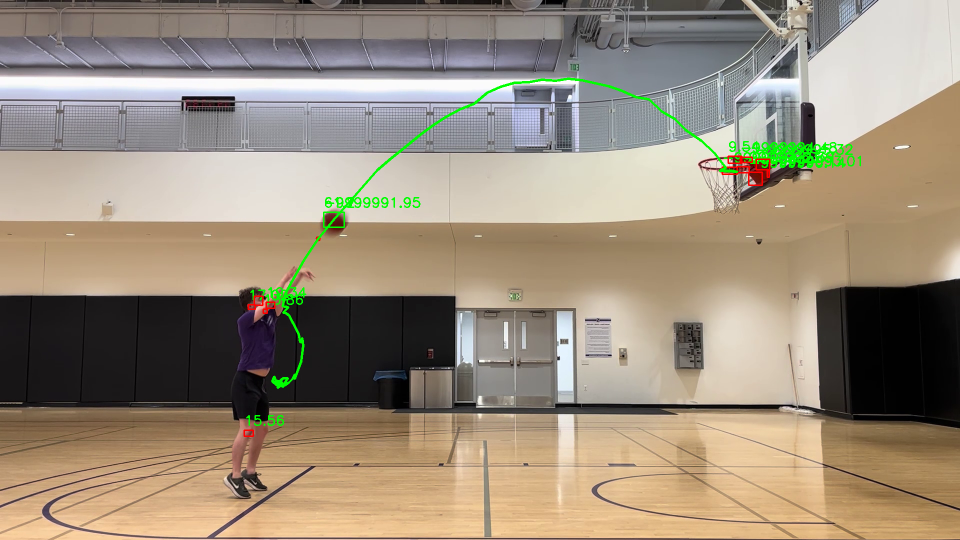
#> input picture images/henry_make_traj.png, 1920 x 1080 px (shown at 1/2 size)
$ python -i score_basketballs.py   (imports and definitions only)
#> lines starting #> are read from the running program, lines starting #| are printed output that depends on the picture
import cv2
import numpy as np
import matplotlib.pyplot as plt

# [1 line not run here, left out]

# a default video of "None" will be the Nash shot video


# [78 lines left out: function track_basketball, not called in this run]


def find_basketball(frame, initial_frame=False, point_of_interest=None, square_weight=3, size_weight=10, distance_weight=10, video=None):
    """
    Find the basketball in a given frame based on its color, size, and location.

    Parameters:
    frame (np.ndarray): The current video frame.
    initial_frame (bool): Flag to indicate if this is the initial frame. Default is False.
    point_of_interest (tuple): Previous point of interest coordinates. Default is None.
    square_weight (int): Weight for squareness scoring. Default is 3.
    size_weight (int): Weight for size scoring. Default is 10.
    distance_weight (int): Weight for distance scoring. Default is 10.
    video (str): Name of the video file.

    Returns:
    tuple: Coordinates of the identified basketball.
    """

    # record the previous point of interest in case no new points are identified
    if point_of_interest != None:
        previous_point_of_interest = point_of_interest

    # manually define the point of interest from the first image
    if initial_frame == True and point_of_interest == None:
        if video == 'nash_shot':
            point_of_interest = (frame.shape[1] / 4, frame.shape[0] / 2)
        else:
            point_of_interest = (686, 801)

    # draw point of interest
    cv2.circle(frame, (int(point_of_interest[0]), int(
        point_of_interest[1])), 5, (0, 0, 255), -1)

    # convert the image to HSV
    # Hue, Saturation, Value
    hsv_image = cv2.cvtColor(frame, cv2.COLOR_BGR2HSV)

    # create a mask to segment out the basketball colors
    # masked image is it overlaid on the original image, mask is just the black and white image
    mask, _ = create_basketball_mask(hsv_image, frame, video)

    thresh = 175
    if video != 'nash_shot':
        thresh = 18

    # remove the small objects (contours)
    # a larger threshold removes more noise
    cleaned_mask = remove_small_contours(mask, thresh)

    # find contours in the contour masked image
    contours, _ = cv2.findContours(
        cleaned_mask, cv2.RETR_TREE, cv2.CHAIN_APPROX_SIMPLE)

    if len(contours) == 0:
        return previous_point_of_interest

    ########## For each contour, score it based on its likelihood of being a basketball ##########

    scores = []  # the total score for each contour

    square_scores = []
    size_scores = []
    distance_scores = []

    distance_check = []

    ### SQUARENESS SCORE ###
    for c in contours:
        x, y, w, h = cv2.boundingRect(c)

        # find how "square" it is
        # how much bigger the big side is than the small side
        squareness = min(w, h) / max(w, h)
        if squareness < 0.1:  # if one side is much bigger than the other, it's probably not a basketball
            squareness = -100000

        # the higher the score, the more likely it is a basketball. From 0 to 1
        square_scores.append(squareness)

    ### SIZE SCORE ###

    for c in contours:
        size = cv2.contourArea(c)
        size_scores.append(size)

    # normalize the size scores
    size_scores = [s / max(size_scores) for s in size_scores]

    ### DISTANCE SCORE ###

    for c in contours:

        # find the center of each contour
        x, y, w, h = cv2.boundingRect(c)
        centroid_x = x + w / 2
        centroid_y = y + h / 2

        # this is here to prevent division by zero (if the centroid is the same as the point of interest, the distance is 0, which is not good for scoring)
        if (centroid_x, centroid_y) != point_of_interest:
            distance_from_point = 1 / \
                np.linalg.norm(
                    np.array([centroid_x, centroid_y]) - np.array(point_of_interest))
        else:
            distance_from_point = 0.000001

        distance_scores.append(distance_from_point)

    # normalize the distance scores
    distance_scores = [d / max(distance_scores) for d in distance_scores]

    ### DISTANCE CHECK ###

    # for each contour, get the distance from the point of interest
    # this score allows us to "track" the basketball as its position changes
    for c in contours:
        x, y, w, h = cv2.boundingRect(c)
        centroid_x = x + w / 2
        centroid_y = y + h / 2
        distance = np.linalg.norm(
            np.array([centroid_x, centroid_y]) - np.array(point_of_interest))

        # basically disregarding the contour if it's too far away (unless all of them are > dist_check pixels away)
        dist_check = 150
        if video != 'nash_shot':
            dist_check = 650

        if distance > dist_check:
            distance = -10000000
        else:
            distance = 0

        distance_check.append(distance)

    if video == 'henry_make':
        size_weight = 15

    # apply weights, signifying the importance of each score
    square_scores = [s * square_weight for s in square_scores]
    size_scores = [s * size_weight for s in size_scores]
    distance_scores = [s * distance_weight for s in distance_scores]

    # add all the scores together, creating a single score for each contour
    scores = [square_scores[i] + size_scores[i] + distance_scores[i] +
              distance_check[i] for i in range(len(contours))]

    # find the contour with the highest score
    max_score_index = scores.index(max(scores))

    # this part of the code is for visualization purposes only
    for i, c in enumerate(contours):
        if i == max_score_index:
            x, y, w, h = cv2.boundingRect(c)
            cv2.putText(frame, str(round(max(scores), 2)), (x, y - 10),
                        cv2.FONT_HERSHEY_SIMPLEX, 0.9, (0, 255, 0), 2)
            cv2.rectangle(frame, (x, y), (x + w, y + h), (0, 255, 0), 2)
            point_of_interest = (x + w / 2, y + h / 2)
        else:

            cv2.putText(frame, str(
                round(scores[i], 2)), (x, y - 10), cv2.FONT_HERSHEY_SIMPLEX, 0.9, (0, 255, 0), 2)
            x, y, w, h = cv2.boundingRect(c)
            cv2.rectangle(frame, (x, y), (x + w, y + h), (0, 0, 255), 2)

    # if all of distance_check is less than 0,
    # then the basketball's contour wasn't identified correctly, so
    # set the point of interest equal to the previous point of interest
    if all(i < 0 for i in distance_check) and initial_frame == False:
        point_of_interest = previous_point_of_interest

    cv2.imshow("Detected Basketball", frame)
    cv2.waitKey(0)

    return point_of_interest, contours, max_score_index, scores


# [109 lines left out: functions create_basketball_mask, remove_small_contours, distance, not called in this run]

>>> import cv2
>>> picture = cv2.imread('../images/henry_make_traj.png', cv2.IMREAD_GRAYSCALE)
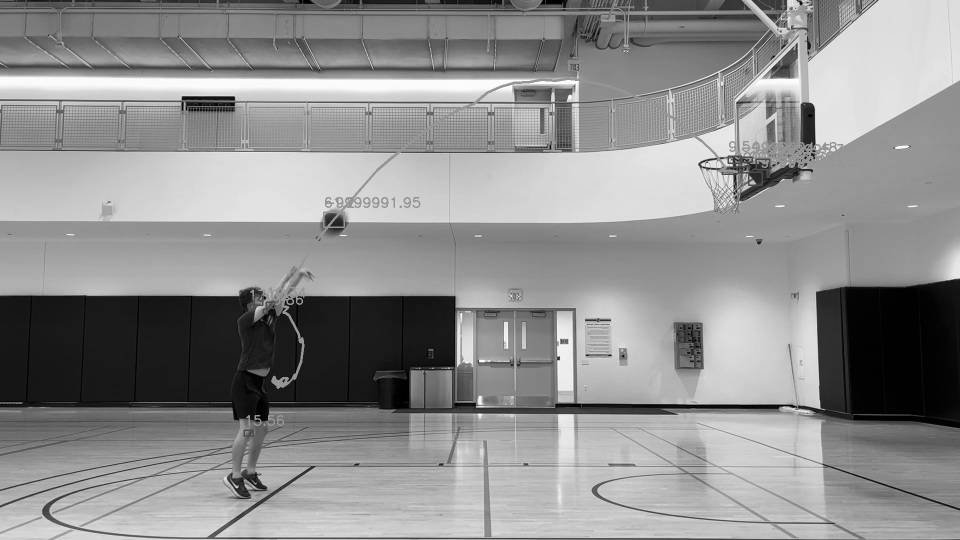
#> picture: shape (1080, 1920) (shown at 1/2 size); min 0, max 255, mean 142.3
>>> result = find_basketball(picture)
#> (the run stopped early here; a loop or call above may not have finished)

$ run again, on images/henry_miss_traj.png
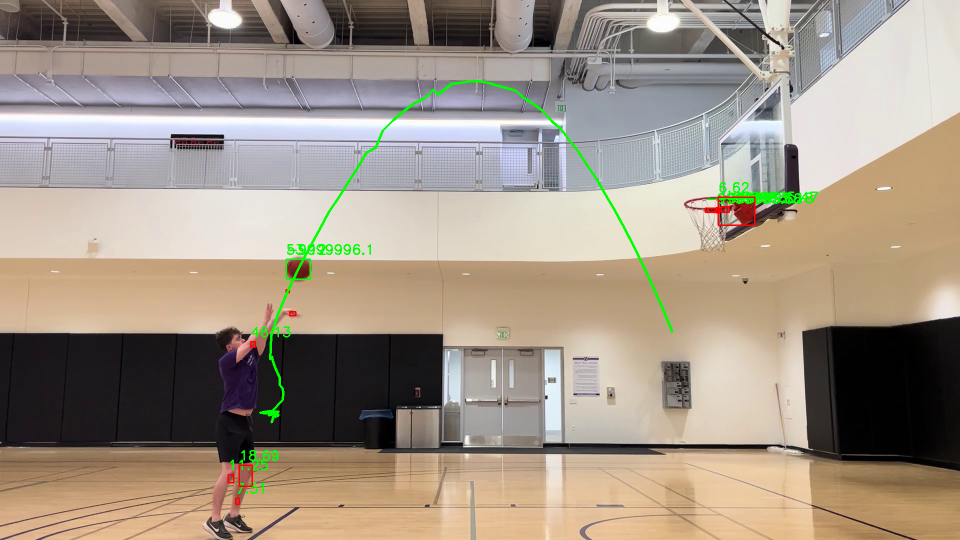
#> input picture images/henry_miss_traj.png, 1920 x 1080 px (shown at 1/2 size)
#> `picture = cv2.imread('../images/henry_make_traj.png', cv2.IMREAD_GRAYS..`:
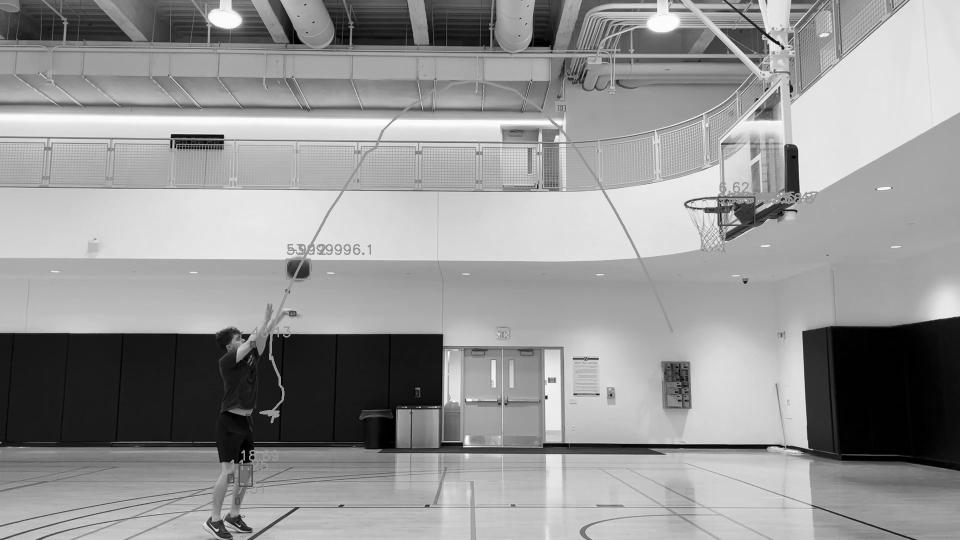
#> picture: shape (1080, 1920) (shown at 1/2 size); min 0, max 255, mean 149.5

$ run again, on images/nash_shooting_wih_trajectory.png
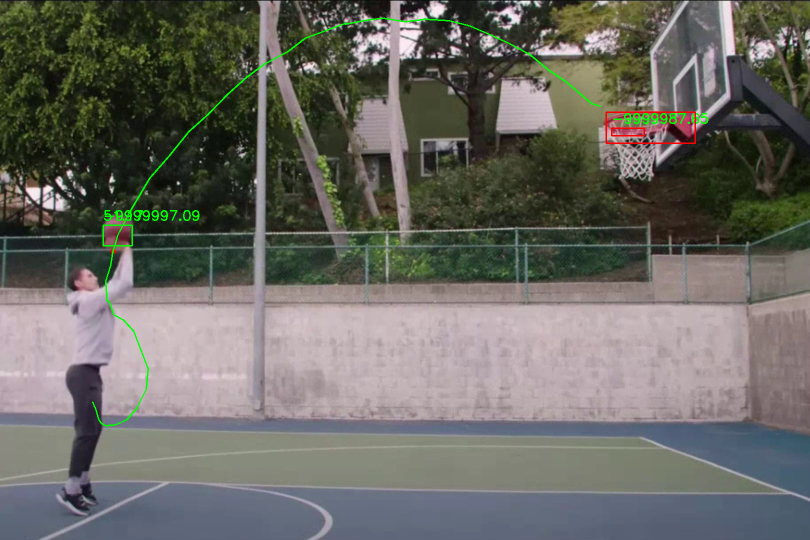
#> input picture images/nash_shooting_wih_trajectory.png, 1620 x 1080 px (shown at 1/2 size)
#> `picture = cv2.imread('../images/henry_make_traj.png', cv2.IMREAD_GRAYS..`:
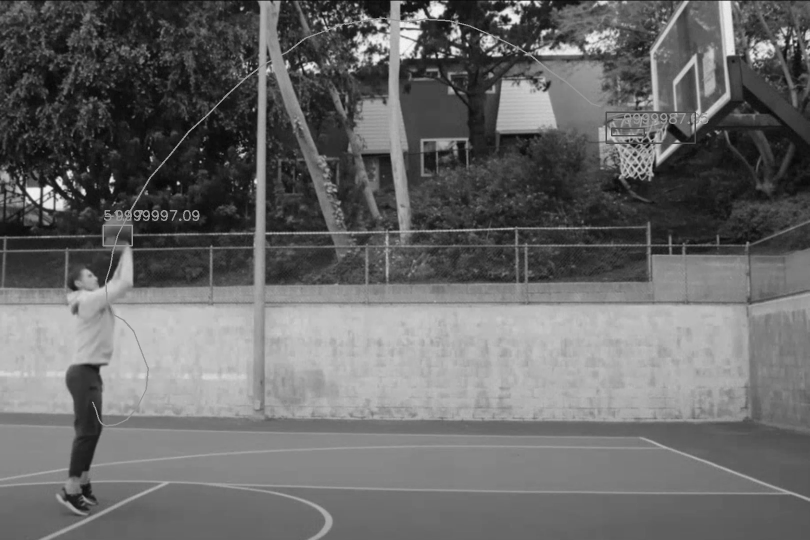
#> picture: shape (1080, 1620) (shown at 1/2 size); min 3, max 248, mean 104.3

$ run again, on images/srikanth_make_traj.png
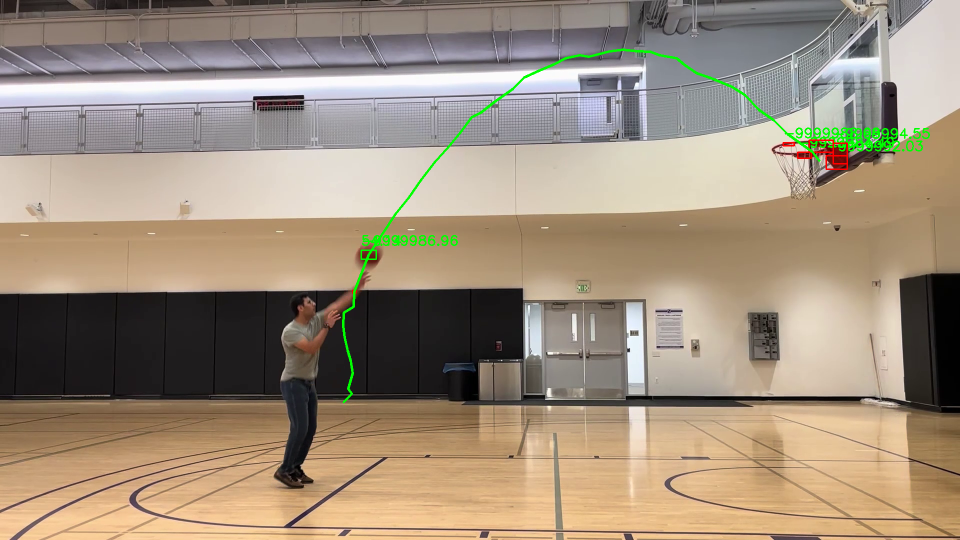
#> input picture images/srikanth_make_traj.png, 1920 x 1080 px (shown at 1/2 size)
#> `picture = cv2.imread('../images/henry_make_traj.png', cv2.IMREAD_GRAYS..`:
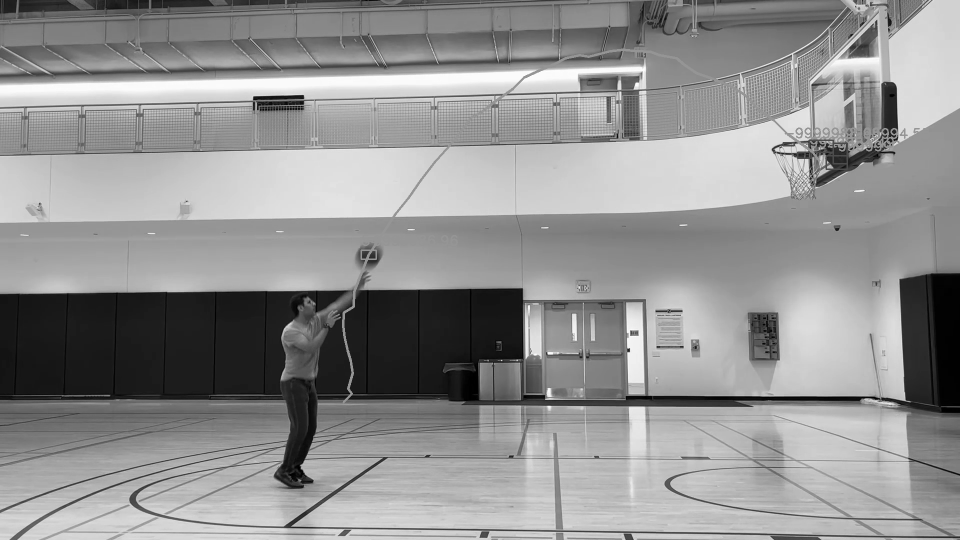
#> picture: shape (1080, 1920) (shown at 1/2 size); min 0, max 255, mean 144.9
